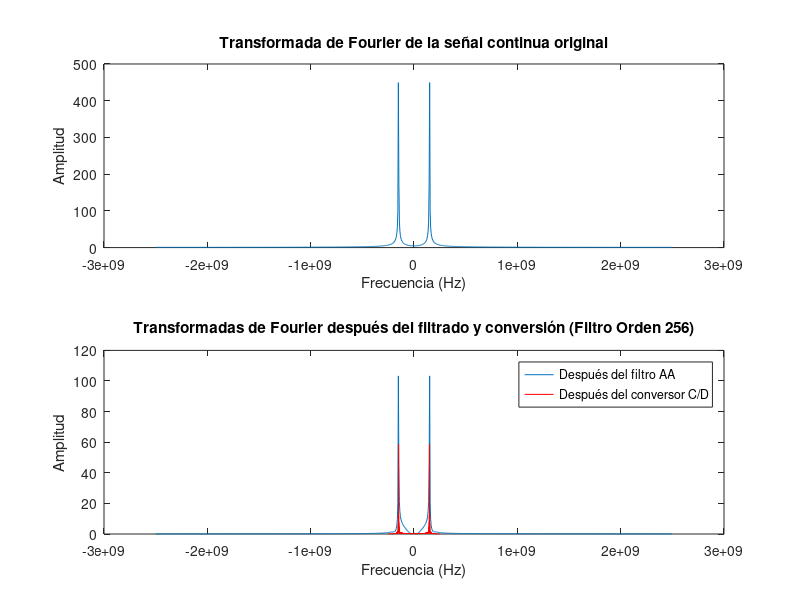

Write the MATLAB code that produced this figure.
fsch = 5e9; % Frecuencia de muestreo continua
omega0 = 2*pi*150e6; % Frecuencia del tono en radianes/s
fs = 2.5 * 200e6; % Frecuencia de muestreo del conversor C/D

% Generación de la señal continua
t_continuo = 0:1/fsch:1e-6; % Vector de tiempo continuo
x_continuo = cos(omega0 * t_continuo); % Señal continua

% Diseño del filtro anti-alias de orden 256
fc = 100e6; % Frecuencia de corte del filtro anti-alias
orden = 56; % Orden del filtro
b = fir1(orden, fc/(fsch/2)); % Coeficientes del filtro

% Filtrado anti-alias
x_filtrada = filter(b, 1, x_continuo); % Aplicar el filtro a la señal continua

% Conversión C/D
t_discreto = 0:1/fs:1e-6; % Vector de tiempo discreto
x_discreto = x_filtrada(1:fsch/fs:end); % Señal discreta

% Generación de la señal discreta esperada
omega0_discreto = 2*pi*(100e6/fs); % Frecuencia discreta en radianes/muestra
x_esperada = cos(omega0_discreto * (0:length(t_discreto)-1)); % Señal esperada

% Transformadas de Fourier
NFFT = 1024;
X_continuo = fftshift(fft(x_continuo, NFFT));
X_filtrada = fftshift(fft(x_filtrada, NFFT));
X_discreto = fftshift(fft(x_discreto, NFFT));
f_continuo = (-NFFT/2:NFFT/2-1)*(fsch/NFFT);
f_discreto = (-NFFT/2:NFFT/2-1)*(fs/NFFT);

% Plots
figure;
subplot(2, 1, 1);
plot(f_continuo, abs(X_continuo));
title('Transformada de Fourier de la señal continua original');
xlabel('Frecuencia (Hz)');
ylabel('Amplitud');
subplot(2, 1, 2);
plot(f_continuo, abs(X_filtrada));
hold on;
plot(f_discreto, abs(X_discreto), 'r');
title('Transformadas de Fourier después del filtrado y conversión (Filtro Orden 256)');
xlabel('Frecuencia (Hz)');
ylabel('Amplitud');
legend('Después del filtro AA', 'Después del conversor C/D');
